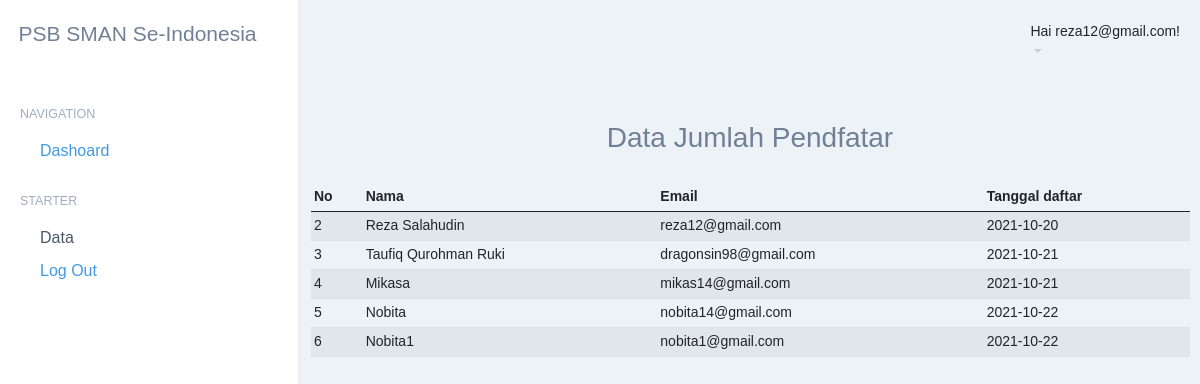
The app's page /topendaftar.php?p=pendaftar (signed in) with its own data.
### tables this page shows
CREATE TABLE `user` (
  `id_user` int(11) NOT NULL,
  `nama_lengkap` varchar(255) NOT NULL,
  `email` varchar(255) NOT NULL,
  `Password` varchar(255) NOT NULL,
  `kategori` enum('admin','siswa','','') NOT NULL,
  `tgl_daftar` date NOT NULL
);

### topendaftar.php (called while the page is built)
<?php
include "../dts5/pendaftar/pendaftar.php";
?>

### pages/pendaftar.php (the view)
<div class="container">
    <div class="text-center p-4">
        <h1 class="h2">Data Jumlah Pendfatar</h1>
    </div>
    <div class="table-responsive">
        <table class="table table-striped table-sm">
            <thead>
                <tr>
                    <th scope="col">No</th>
                    <th scope="col">Nama</th>
                    <th scope="col">Email</th>
                    <th scope="col">Tanggal daftar</th>
                </tr>
            </thead>
            <tbody>
                <?php
            $query="select * from user where kategori='siswa'";
            $hasil=mysqli_query($db,$query);
            while ($data=mysqli_fetch_assoc($hasil)) { ?>
                <tr>
                    <td><?= $data['id_user'];?></td>
                    <td><?= $data['nama_lengkap'];?></td>
                    <td><?= $data['email'];?></td>
                    <td><?= $data['tgl_daftar'];?></td>
                </tr>
                <?php
            }
            ?>
            </tbody>
        </table>
    </div>
</div>

### style.css (style rules this page uses)
* { padding: 0; margin: 0; }
html, body { color: #718096 !important; font-size: 14px !important; font-family: "Nunito", "Orelega One", "Arial", sans-serif; background-color: #edf2f7; }

### records on screen
user: id_user "2", nama_lengkap "Reza Salahudin", email "reza12@gmail.com", tgl_daftar "2021-10-20"
user: id_user "3", nama_lengkap "Taufiq Qurohman Ruki", email "dragonsin98@gmail.com", tgl_daftar "2021-10-21"
user: id_user "4", nama_lengkap "Mikasa", email "mikas14@gmail.com", tgl_daftar "2021-10-21"
user: id_user "5", nama_lengkap "Nobita", email "nobita14@gmail.com", tgl_daftar "2021-10-22"
user: id_user "6", nama_lengkap "Nobita1", email "nobita1@gmail.com", tgl_daftar "2021-10-22"

### other values on screen
$_SESSION['sesi'] "reza12@gmail.com"
